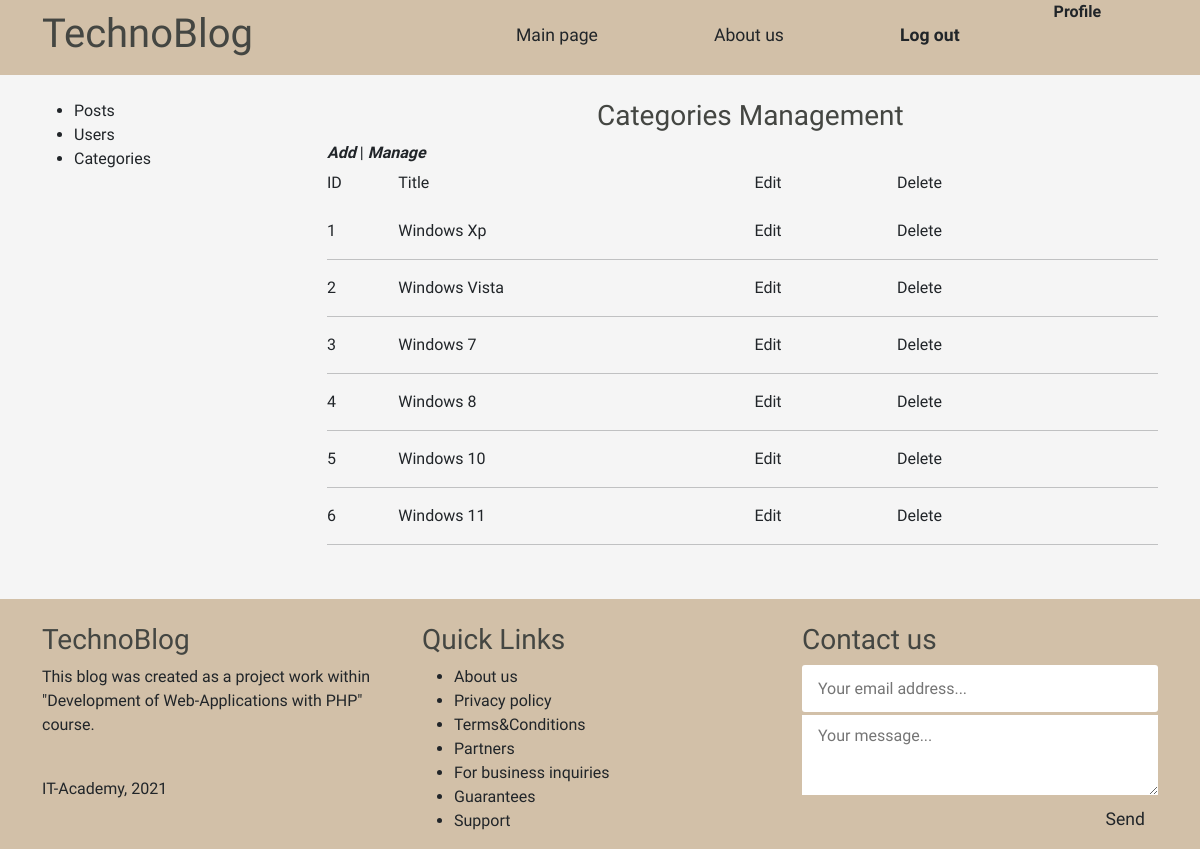
Screenshot of /admin/categories/index.php with the database file from the repository.
### tables this page shows
CREATE TABLE `categories` (
  `id` int NOT NULL,
  `name` varchar(45) NOT NULL,
  `description` text NOT NULL
);

### app/database/db.php (called while the page is built, shortened)
<?php
require ("connection.php");
function checkErrors($query){
    $errInfo = $query->errorInfo();
    return true;
}
function selectAll($table, $params = []){
    global $pdo;
    $sql = "SELECT * FROM $table";
    $query = $pdo->prepare($sql);
    $query->execute();
    return $query-> fetchAll();
}

### app/controllers/categories.php (called while the page is built, shortened)
<?php
include SITE_ROOT . "/app/database/db.php";
$categories = selectAll('categories');

### admin/categories/index.php (the view, shortened to what this page needs)
<?php
include "../../app/controllers/categories.php";
?>
<!doctype html>
<html lang="en">
<head>
    <link href="https://cdn.jsdelivr.net/npm/bootstrap@5.1.3/dist/css/bootstrap.min.css" rel="stylesheet"
>
    <link rel="stylesheet" href="..\..\front\style.css">
</head>
<?php include("..\..\app\include\header-admin.php") ?>
<br>
<div class="container">
    <div class="row">
        <?php include("..\..\app\include\sidebar-admin.php"); ?>
        <div class="posts col-9">
            <h3 style="margin-left: 270px">Categories Management</h3>
            <div class="button-row" style="min-height: 30px">
                <i><b><a href="create.php" class="col-2">Add</a></b></i> |
                <i><b><a href="index.php" class="col-2">Manage</a></b></i>
            </div>
            <div class="row title-table">
                <div class="col-1">ID</div>
                <div class="col-5">Title</div>
                <div class="col-2">Edit</div>
                <div class="col-2">Delete</div>
            </div>
            <br>
            <?php foreach ($categories as $key => $category): ?>
            <div class="row post">
                <div class="id col-1"><?= ++$key ?></div>
                <div class="title col-5"><?= $category['name'] ?></div>
                <div class="edit col-2"><a href="edit.php?id=<?= $category['id']?>">Edit</a></div>
                <div class="delete col-2"><a href="edit.php?del_id=<?= $category['id']?>">Delete</a></div>
            </div>
            <hr>
            <?php endforeach; ?>
        </div>
    </div>
</div>
<?php include("..\..\app\include\\footer.php") ?>
</body>
</html>

### front/style.css (style rules this page uses)
* { font-family: 'Ubuntu', sans-serif; }
html, h1, h2, h3, h4, h5, h6 { color: #444642; }
a { text-decoration: none; color: inherit; }

### rows the page displays
categories: name "Windows Xp"
categories: name "Windows Vista"
categories: name "Windows 7"
categories: name "Windows 8"
categories: name "Windows 10"
categories: name "Windows 11"
